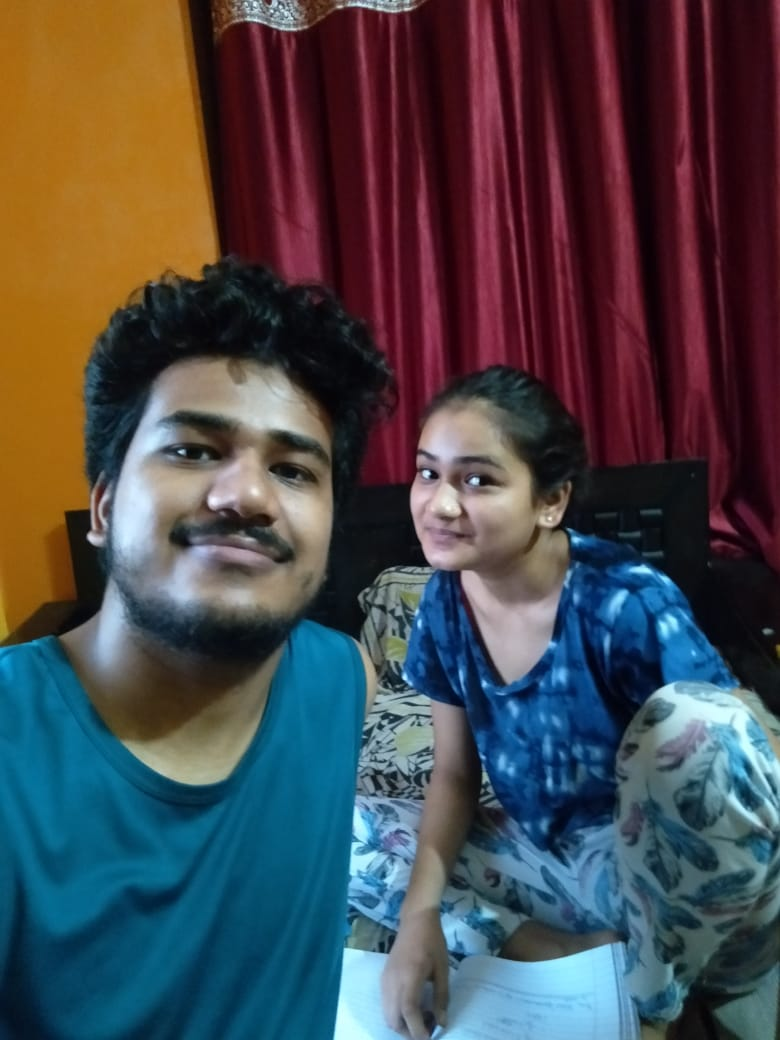
#> input picture 2.jpeg, 780 x 1040 px
$ python face.py 2.jpeg   (older library calls are emulated)
#> lines starting #> are read from the running program, lines starting #| are printed output that depends on the picture; after the words box and inside, x2 and y2 are one past the last pixel; in counts of white or black regions, pixels touching at a corner belong together
import cv2
import sys
imagepath = sys.argv[1]
cascpath = "haarcascade_frontalface_default.xml"

facecascade = cv2.CascadeClassifier(cascpath)


image = cv2.imread(imagepath)
#> image is the input picture: shape (1040, 780, 3); mean B, G, R 75.5, 71.5, 73.2
gray  = cv2.cvtColor(image,cv2.COLOR_BGR2GRAY)
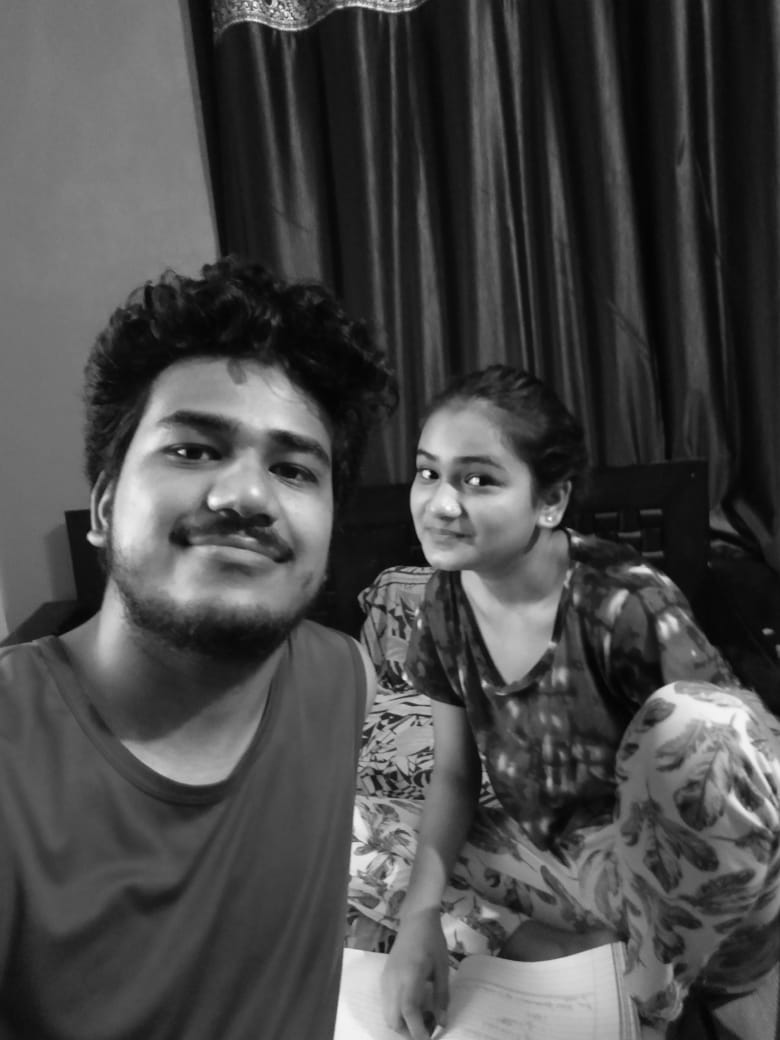
#> gray: shape (1040, 780); min 2, max 251, mean 72.5

faces = facecascade.detectMultiScale(
        gray,
        scaleFactor= 1.1,
        minNeighbors=5,
        minSize=(30,30),
        #flags=cv2.CV_HAAR_SCALE_IMAGE

)
#> faces = [[376, 410, 171, 171], [99, 347, 279, 279]]


print( "FOUND {0} faces!".format(len(faces)))
#| FOUND 2 faces!

for (x,y,w,h) in faces:
    cv2.rectangle(image,(x,y),(x+w,y+h),(0,255,0),2)
#> this loop made 2 passes
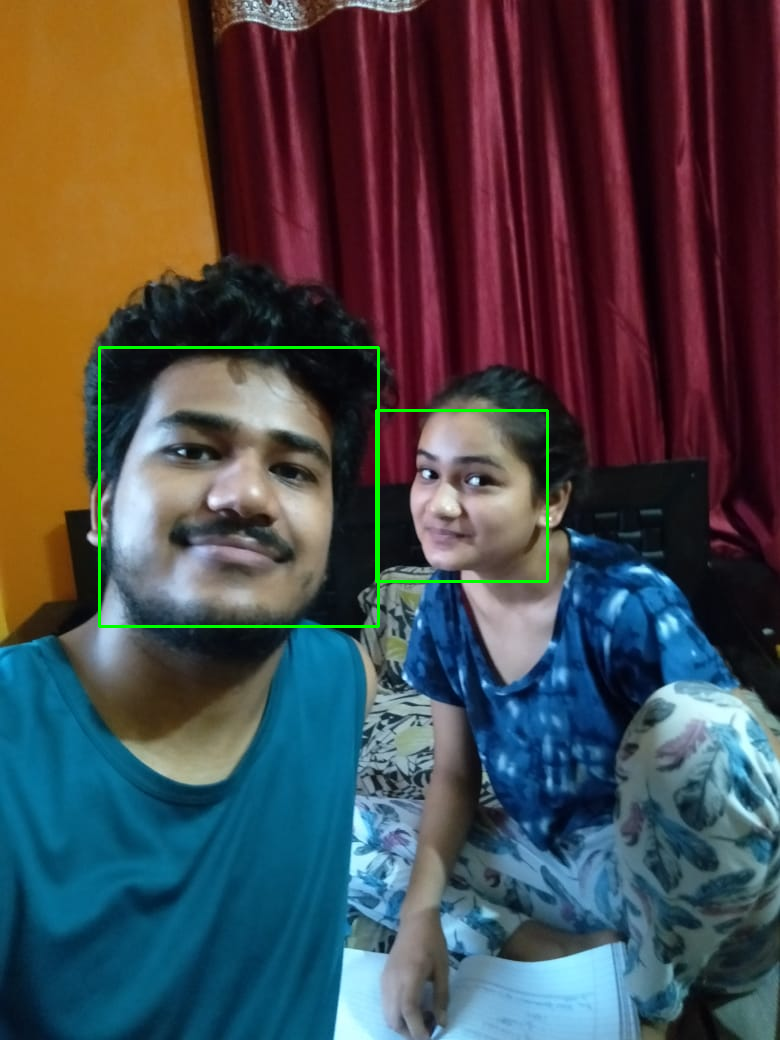
#> image: shape (1040, 780, 3); 0.64% of pixels changed, all inside (x1, y1, x2, y2) = (98, 346, 549, 628)


cv2.imshow("face found", image)
cv2.waitKey(0)
cv2.destroyAllWindows()
